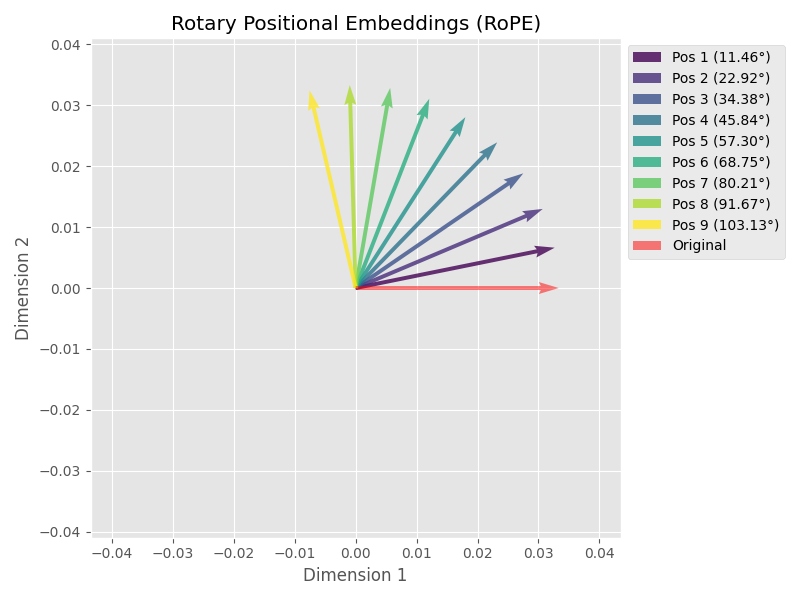

Source code (Python):
import numpy as np
import matplotlib.pyplot as plt

def scale_theta(theta_, position=1, embedding_dim=2):
    #return theta_ * (1.2 ** (-2 * (position / 1.4) / embedding_dim))
    return theta_ * position

def rope(theta_, position, embedding_dim, embedding):
    theta = scale_theta(theta_, position, embedding_dim)
    rot_mat = np.zeros((embedding_dim, embedding_dim))

    for i in range(0, embedding_dim, 2):
        rot_mat[i, i] = np.cos(theta)
        rot_mat[i, i + 1] = -np.sin(theta)
        rot_mat[i + 1, i] = np.sin(theta)
        rot_mat[i + 1, i + 1] = np.cos(theta)

    return rot_mat @ embedding, theta

embedding_dim = 2
theta = 0.2
positions = range(1, 10)
base_embedding = np.array([1, 0])

rotated_embeddings = []
rotation_angles = []
for pos in positions:
    rotated, angle = rope(theta, pos, embedding_dim, base_embedding)
    rotated_embeddings.append(rotated)
    rotation_angles.append(angle)

rotated_embeddings = np.vstack(rotated_embeddings)

colors = plt.cm.viridis(np.linspace(0, 1, len(positions)))

plt.figure(figsize=(8, 6))
plt.style.use('ggplot')

for i, pos in enumerate(positions):
    angle_degrees = np.degrees(rotation_angles[i])
    plt.quiver([0], [0], rotated_embeddings[i, 0], rotated_embeddings[i, 1],
               color=colors[i], scale=30, angles='xy', scale_units='xy',
               label=f'Pos {pos} ({angle_degrees:.2f}°)', alpha=0.8)

plt.quiver(0, 0, base_embedding[0], base_embedding[1],
           color='red', scale=30, angles='xy', scale_units='xy', label='Original', alpha=0.5)

# Setting axis limits dynamically based on data
plt.xlim(min(rotated_embeddings[:, 0])*1.1, max(rotated_embeddings[:, 0])*1.1)
plt.ylim(min(rotated_embeddings[:, 1])*1.1, max(rotated_embeddings[:, 1])*1.1)

plt.xlabel("Dimension 1")
plt.ylabel("Dimension 2")
plt.title("Rotary Positional Embeddings (RoPE)")
plt.legend(loc='upper left', bbox_to_anchor=(1,1))
plt.grid(True)
plt.axis('equal')

# Adjust layout to remove extra whitespace
plt.tight_layout()

plt.savefig("rotary.png")
plt.show()
